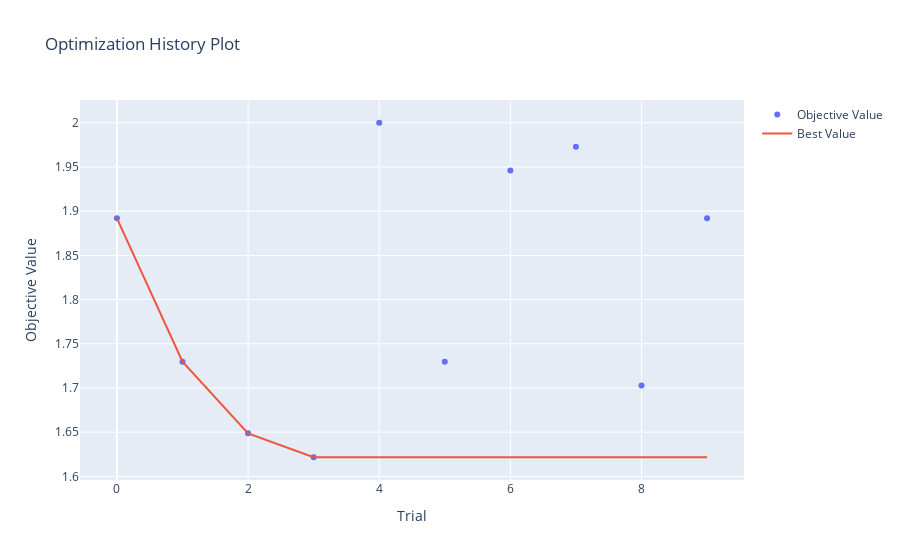

The code cell stored with this chart in its notebook:
### Code cell
optuna.visualization.plot_optimization_history(study)

### Figure 1 — Plotly figure (JSON) as saved in the notebook; plotly's stock layout.template omitted (floating-point values rounded to 4 significant figures)
{"data": [{"mode": "markers", "name": "Objective Value", "type": "scatter", "x": [0, 1, 2, 3, 4, 5, 6, 7, 8, 9], "y": [1.892, 1.73, 1.649, 1.622, 2, 1.73, 1.946, 1.973, 1.703, 1.892]}, {"mode": "lines", "name": "Best Value", "type": "scatter", "x": [0, 1, 2, 3, 4, 5, 6, 7, 8, 9], "y": [1.892, 1.73, 1.649, 1.622, 1.622, 1.622, 1.622, 1.622, 1.622, 1.622]}, {"marker": {"color": "#cccccc"}, "mode": "markers", "name": "Infeasible Trial", "showlegend": false, "type": "scatter", "x": [], "y": []}], "layout": {"title": {"text": "Optimization History Plot"}, "xaxis": {"title": {"text": "Trial"}}, "yaxis": {"title": {"text": "Objective Value"}}}}
